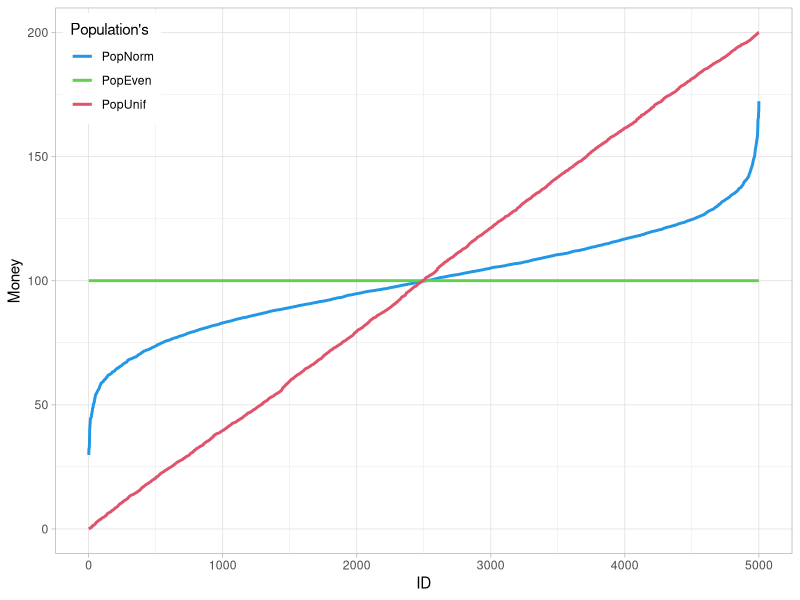

Source code (R):
## ---- chunk 1
library(ggplot2)
library(tidyr)
library(dplyr)
## ---- chunk 2
nA = 5000         # number of Agents
ID = seq_len(nA)  # ID of the Agents
M0pop = 100       # Mean amount of Money in the Start-Population


# generating Start-Population

CHF_T0 <- data.frame( ID = ID,
                      PopNorm = sort(
                                 rnorm(nA, mean = M0pop, sd = 0.2 * M0pop)
                                ),
                       PopUnif = sort(
                                  runif(nA, min = 0, max = M0pop *2)
                                ),
                       PopEven = rep(M0pop, times = nA)
                       )
## ---- chunk 3
Fig01 <- pivot_longer(data.frame(CHF_T0),
                      cols = !matches("ID"),
                      names_to = "Population",
                      values_to = "Money"
                      )

Fig01$Population <- factor(Fig01$Population,
                           levels = c("PopNorm",
                                      "PopEven",
                                      "PopUnif")
                          )

ggplot(data = Fig01, aes(x = ID, y = Money, color = Population)) +
  geom_line(linewidth = 1) +
  scale_color_manual(name = "Population's",
                     values = c("PopNorm" = 4,
                                "PopEven" = 3,
                                "PopUnif" = 2)) +
  theme_light() +
  theme(legend.position = c(0.01, 0.99),
        legend.justification = c(0, 1),
        legend.background = element_rect(fill = "white"))
